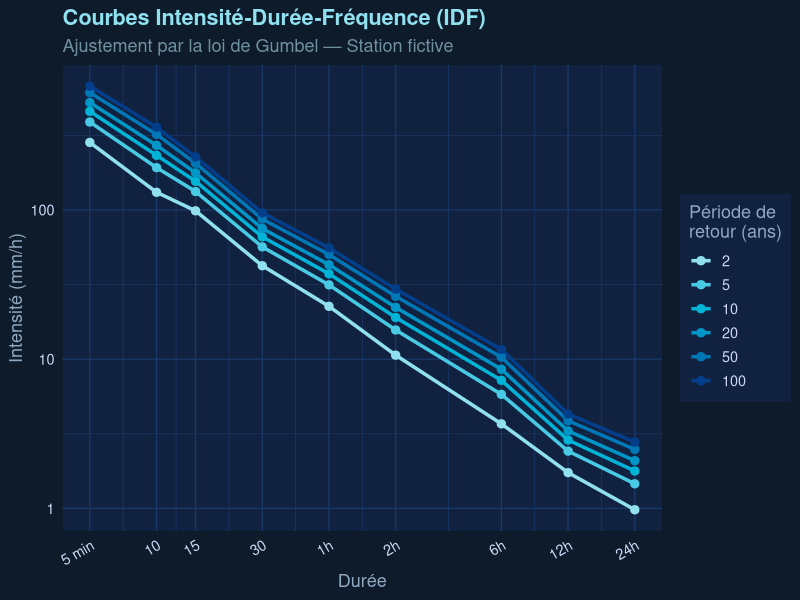

Generate this figure with R:
## ---- chunk 1
knitr::opts_chunk$set(echo = TRUE, message = FALSE, warning = FALSE, eval = FALSE)
## ---- chunk 2
# Structure attendue des données
# station : identifiant de la station
# date    : date de l'événement
# duree   : durée (en minutes)
# pluie   : hauteur de pluie (mm)

# Exemple de création d'un jeu de données simulé
set.seed(42)

durees <- c(5, 10, 15, 30, 60, 120, 360, 720, 1440) # en minutes
n_annees <- 30

# Simuler des maximums annuels (distribution GEV)
library(evd)
data_idf <- expand.grid(
  annee = 1991:2020,
  duree = durees
)
data_idf$pluie <- rgev(nrow(data_idf), loc = 20, scale = 8, shape = 0.1)

head(data_idf, 12)
## ---- chunk 3
library(dplyr)
library(ggplot2)

# Fonction d'ajustement Gumbel par durée
ajuster_gumbel <- function(x) {
  n <- length(x)
  mu <- mean(x)
  sigma <- sd(x) * sqrt(6) / pi
  u <- mu - 0.5772 * sigma
  return(list(u = u, sigma = sigma))
}

# Périodes de retour
T_retour <- c(2, 5, 10, 20, 50, 100)

# Fonction quantile Gumbel
q_gumbel <- function(T, u, sigma) {
  yT <- -log(-log(1 - 1/T))
  return(u + sigma * yT)
}

# Calcul des quantiles par durée et période de retour
resultats <- data_idf |>
  group_by(duree) |>
  summarise(params = list(ajuster_gumbel(pluie)), .groups = "drop") |>
  mutate(
    u     = sapply(params, `[[`, "u"),
    sigma = sapply(params, `[[`, "sigma")
  )

# Calculer les intensités (mm/h) pour chaque période de retour
idf_table <- resultats |>
  select(duree, u, sigma) |>
  rowwise() |>
  mutate(across(starts_with("u"), ~NULL)) |>
  bind_cols(
    setNames(
      lapply(T_retour, function(T) {
        (q_gumbel(T, resultats$u, resultats$sigma) / resultats$duree) * 60
      }),
      paste0("T", T_retour)
    )
  )

print(idf_table)
## ---- chunk 4
library(tidyr)

# Mise en format long pour la visualisation
idf_long <- idf_table |>
  select(duree, starts_with("T")) |>
  pivot_longer(
    cols      = starts_with("T"),
    names_to  = "periode_retour",
    values_to = "intensite"
  ) |>
  mutate(
    periode_retour = factor(
      gsub("T", "", periode_retour),
      levels = as.character(T_retour)
    )
  )

# Palette de couleurs
palette_idf <- c(
  "2"   = "#90e0ef",
  "5"   = "#48cae4",
  "10"  = "#00b4d8",
  "20"  = "#0096c7",
  "50"  = "#0077b6",
  "100" = "#023e8a"
)

# Visualisation des courbes IDF
ggplot(idf_long, aes(x = duree, y = intensite, 
                      color = periode_retour,
                      group = periode_retour)) +
  geom_line(linewidth = 1.2) +
  geom_point(size = 2.5) +
  scale_x_log10(
    breaks = c(5, 10, 15, 30, 60, 120, 360, 720, 1440),
    labels = c("5 min", "10", "15", "30", "1h", "2h", "6h", "12h", "24h")
  ) +
  scale_y_log10() +
  scale_color_manual(
    values = palette_idf,
    name   = "Période de\nretour (ans)"
  ) +
  labs(
    title    = "Courbes Intensité-Durée-Fréquence (IDF)",
    subtitle = "Ajustement par la loi de Gumbel — Station fictive",
    x = "Durée",
    y = "Intensité (mm/h)"
  ) +
  theme_minimal(base_size = 13) +
  theme(
    plot.background  = element_rect(fill = "#0d1b2a", color = NA),
    panel.background = element_rect(fill = "#112240", color = NA),
    panel.grid = element_line(color = "#1a3a6b", linewidth = 0.4),
    axis.text  = element_text(color = "#cdd6f4"),
    axis.title = element_text(color = "#90a8c0"),
    plot.title    = element_text(color = "#90e0ef", face = "bold"),
    plot.subtitle = element_text(color = "#7090a0"),
    legend.background = element_rect(fill = "#112240", color = NA),
    legend.text  = element_text(color = "#cdd6f4"),
    legend.title = element_text(color = "#90a8c0"),
    axis.text.x = element_text(angle = 30, hjust = 1)
  )
## ---- chunk 5
# Ajustement des paramètres de Montana par régression
ajuster_montana <- function(intensites, durees_h) {
  log_durees <- log(durees_h)
  log_intens <- log(intensites)
  
  fit <- lm(log_intens ~ log_durees)
  b   <- -coef(fit)[2]
  a   <- exp(coef(fit)[1])
  
  return(list(a = a, b = b, r2 = summary(fit)$r.squared))
}

# Calculer pour chaque période de retour
montana_params <- idf_long |>
  mutate(duree_h = duree / 60) |>
  group_by(periode_retour) |>
  summarise(
    params = list(ajuster_montana(intensite, duree_h)),
    .groups = "drop"
  ) |>
  mutate(
    a  = sapply(params, `[[`, "a"),
    b  = sapply(params, `[[`, "b"),
    r2 = sapply(params, `[[`, "r2")
  ) |>
  select(-params)

knitr::kable(
  montana_params,
  digits  = 3,
  caption = "Paramètres de Montana par période de retour",
  col.names = c("T (ans)", "a", "b", "R²")
)
